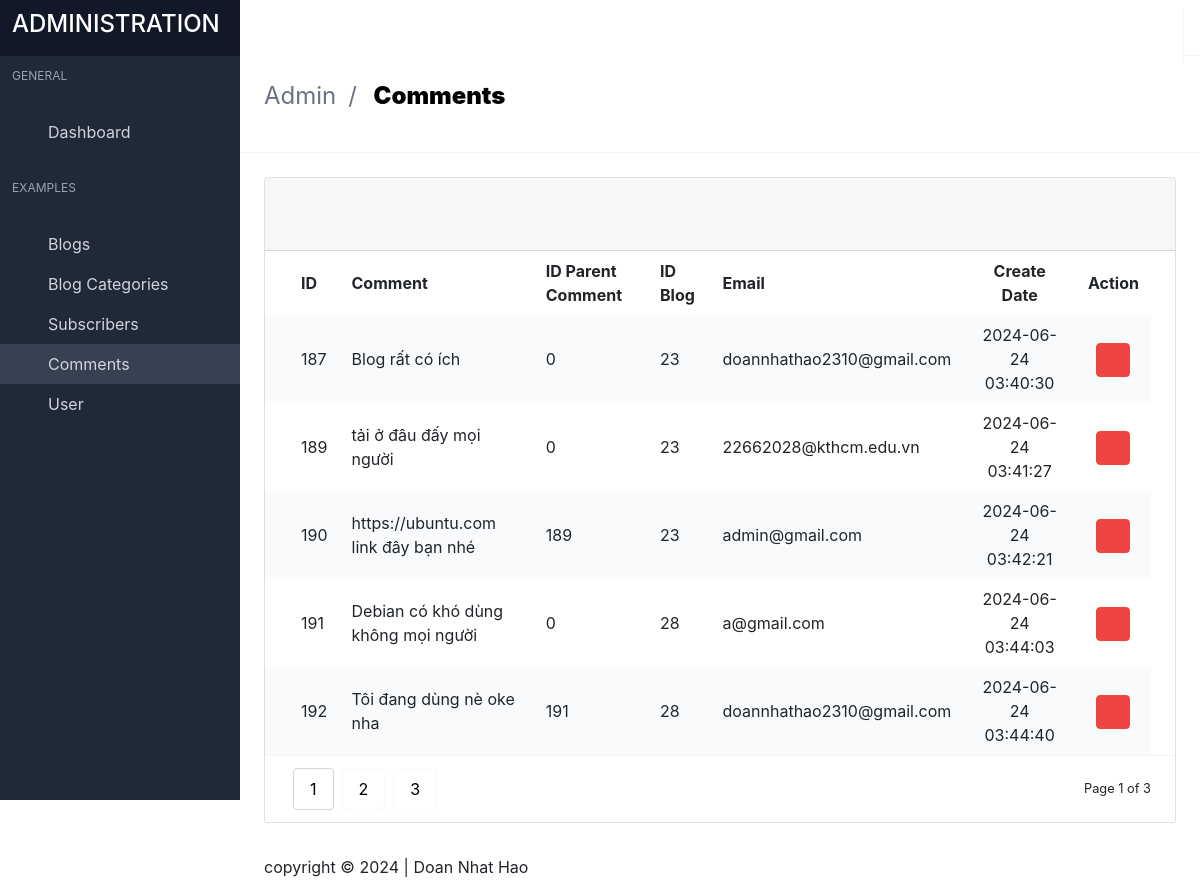
The app's page /admin/index.php?page=comments (signed in) with its own data.
### tables this page shows
CREATE TABLE `comments` (
  `id` int(11) NOT NULL,
  `id_parent_comment` int(11) NOT NULL,
  `comment` text NOT NULL,
  `id_blog` int(11) NOT NULL,
  `name` varchar(100) NOT NULL,
  `email` varchar(100) NOT NULL,
  `created_at` datetime NOT NULL DEFAULT current_timestamp(),
  `updated_at` datetime NOT NULL DEFAULT current_timestamp()
);

CREATE TABLE `settings` (
  `id` int(11) NOT NULL,
  `site_name` varchar(100) NOT NULL,
  `site_logo` varchar(100) NOT NULL,
  `site_favicon` varchar(100) NOT NULL,
  `site_map` text NOT NULL,
  `site_timezone` varchar(100) NOT NULL,
  `site_footer` varchar(100) NOT NULL,
  `contact_phone` varchar(100) NOT NULL,
  `contact_address` varchar(100) NOT NULL,
  `contact_email` varchar(100) NOT NULL,
  `created_at` datetime NOT NULL DEFAULT current_timestamp(),
  `updated_at` datetime NOT NULL DEFAULT current_timestamp()
);

### admin/database/comments.php (called while the page is built, shortened)
<?php
class comments
{
	private $table = "comments";
	private $conn;
	public function __construct($db)
	{
		$this->conn = $db;
	}
	public function readAll()
	{
		$sql = "SELECT * FROM $this->table";
		$stmt = $this->conn->prepare($sql);
		$stmt->execute();
		return $stmt;
	}
}

### admin/database/settings.php (called while the page is built, shortened)
<?php
class settings
{
    private $table = "settings";
    private $conn;
    public $id;
    public function __construct($db)
    {
        $this->conn = $db;
    }
    public function read()
    {
        $sql = "SELECT * FROM $this->table WHERE id = :get_id";
        $stmt = $this->conn->prepare($sql);
        $stmt->bindParam(":get_id", $this->id);
        $stmt->execute();
        if ($stmt->rowCount() > 0) {
            $row = $stmt->fetch();
            $this->site_footer = $row['site_footer'];
        }
    }
}

### admin/includes/comments.php (the view, shortened to what this page needs)
<?php
$comments = new comments($db);
$stmt_categories = $comments->readAll();
?>
<section class="is-title-bar">
  <div class="flex flex-col md:flex-row items-center justify-between space-y-6 md:space-y-0">
    <ul>
      <li>Admin</li>
      <li>Comments</li>
    </ul>
  </div>
</section>
<section class="section main-section">
  <div class="card has-table">
    <header class="card-header">
      <a href="#" class="card-header-icon">
        <span class="icon"><i class="mdi mdi-reload"></i></span>
      </a>
    </header>
    <div class="card-content">
      <table>
        <thead>
          <tr>
            <th class="image-cell"></th>
            <th>ID</th>
            <th>Comment</th>
            <th>ID Parent Comment</th>
            <th>ID Blog</th>
            <th>Email</th>
            <th style="text-align: center;">Create Date</th>
            <th style="text-align: center;">Action</th>
            <th></th>
          </tr>
        </thead>
        <tbody>
          <?php
          while ($rows = $stmt_categories->fetch()) {
          ?>
            <tr>
              <td class="image-cell"></td>
              <td><?php echo $rows['id'] ?></td>
              <td><?php echo $rows['comment'] ?></td>
              <td><?php echo $rows['id_parent_comment'] ?></td>
              <td><?php echo $rows['id_blog'] ?></td>
              <td><?php echo $rows['email'] ?></td>
              <td style="text-align: center;"><?php echo $rows['created_at'] ?></td>
              <td style="text-align: center;">
                <a href="index.php?page=comments&id=<?php echo $rows['id'] ?>" class="button small red --jb-modal" data-target="sample-modal" type="button">
                  <span class="icon"><i class="mdi mdi-trash-can"></i></span>
                </a>
              </td>
            </tr>
          <?php
          }
          ?>
        </tbody>
      </table>
      <div class="table-pagination">
        <div class="flex items-center justify-between">
          <div class="buttons">
            <button type="button" class="button active">1</button>
            <button type="button" class="button">2</button>
            <button type="button" class="button">3</button>
          </div>
          <small>Page 1 of 3</small>
        </div>
      </div>
    </div>
  </div>
</section>

### admin/index.php (shortened to what this page needs)
<?php
include "database/terms.php";
include "database/settings.php";
include "database/comments.php";
include "helper/help_function.php";
$database = new database();
$db = $database->connect();
$settings = new settings($db);
$settings->id = 1;
$settings->read();
$page = isset($_GET["page"]) ? ($_GET["page"]) : 'dashboard';
?>
<!DOCTYPE html>
<html lang="en" class="">
<head>
  <link rel="stylesheet" href="css/main.css?v=1628755089081">
  <link rel="stylesheet" href="https://stackpath.bootstrapcdn.com/bootstrap/4.4.1/css/bootstrap.min.css">
  <link href="https://cdn.jsdelivr.net/npm/summernote@0.8.18/dist/summernote-bs4.min.css" rel="stylesheet">
</head>
<body>
  <div id="app">
    <?php
    include "includes/header.php";
    ?>
    <?php
    include "includes/sidebar.php";
    ?>
    <?php
    if ($page == 'dashboard') {
      include 'includes/dashboard.php';
    } else if ($page == 'blogcategories') {
      include "includes/blogcategories.php";
    } else if ($page == 'blogcategories_add') {
      include "includes/blogcategories_add.php";
    } else if ($page == 'blogcategories_edit') {
      include "includes/blogcategories_edit.php";
    }
    else if ($page == 'blogs') {
      include "includes/blogs.php";
    } else if ($page == 'blogs_add') {
      include "includes/blogs_add.php";
    } else if ($page == 'blogs_edit') {
      include "includes/blogs_edit.php";
    }
    else if ($page == 'sliders') {
      include "includes/sliders.php";
    } else if ($page == 'sliders_add') {
      include "includes/sliders_add.php";
    } else if ($page == 'sliders_edit') {
      include "includes/sliders_edit.php";
    }
    else if ($page == 'socials') {
      include "includes/socials.php";
    } else if ($page == 'socials_add') {
      include "includes/socials_add.php";
    } else if ($page == 'socials_edit') {
      include "includes/socials_edit.php";
    }
    else if ($page == 'links') {
      include "includes/links.php";
    } else if ($page == 'links_add') {
      include "includes/links_add.php";
    } else if ($page == 'links_edit') {
      include "includes/links_edit.php";
    }
    else if ($page == 'users') {
      include "includes/users.php";
    } else if ($page == 'users_add') {
      include "includes/users_add.php";
    } else if ($page == 'users_edit') {
      include "includes/users_edit.php";
    }
    else if ($page == 'about') {
      include "includes/about.php";
    } else if ($page == 'contact') {
      include "includes/contact.php";
    } else if ($page == 'terms') {
      include "includes/terms.php";
    } else if ($page == 'settings') {
      include "includes/settings.php";
    } else if ($page == 'mailsettings') {
      include "includes/mailsettings.php";
    } else if ($page == 'subscribers') {
      include "includes/subscribers.php";
    } else if ($page == 'subscribers_add') {
      include "includes/subscribers_add.php";
    } else if ($page == 'comments') {
      include "includes/comments.php";
    }
    ?>
    <footer class="footer">
      <div class="flex flex-col md:flex-row items-center justify-between space-y-3 md:space-y-0">
        <div class="flex items-center justify-start space-x-3">
          <?php echo $settings->site_footer  ?>
        </div>
      </div>
    </footer>
  </div>
  <link rel="stylesheet" href="https://cdn.materialdesignicons.com/4.9.95/css/materialdesignicons.min.css">
</body>
</html>

### records on screen
comments: id "187", comment "Blog rất có ích", id_parent_comment "0", id_blog "23", email "doannhathao2310@gmail.com", created_at "2024-06-24 03:40:30"
comments: id "189", comment "tải ở đâu đấy mọi người", id_parent_comment "0", id_blog "23", email "22662028@kthcm.edu.vn", created_at "2024-06-24 03:41:27"
comments: id "190", comment "https://ubuntu.com link đây bạn nhé", id_parent_comment "189", id_blog "23", email "admin@gmail.com", created_at "2024-06-24 03:42:21"
comments: id "191", comment "Debian có khó dùng không mọi người", id_parent_comment "0", id_blog "28", email "a@gmail.com", created_at "2024-06-24 03:44:03"
comments: id "192", comment "Tôi đang dùng nè oke nha", id_parent_comment "191", id_blog "28", email "doannhathao2310@gmail.com", created_at "2024-06-24 03:44:40"
settings: site_footer "copyright © 2024 | Doan Nhat Hao"
